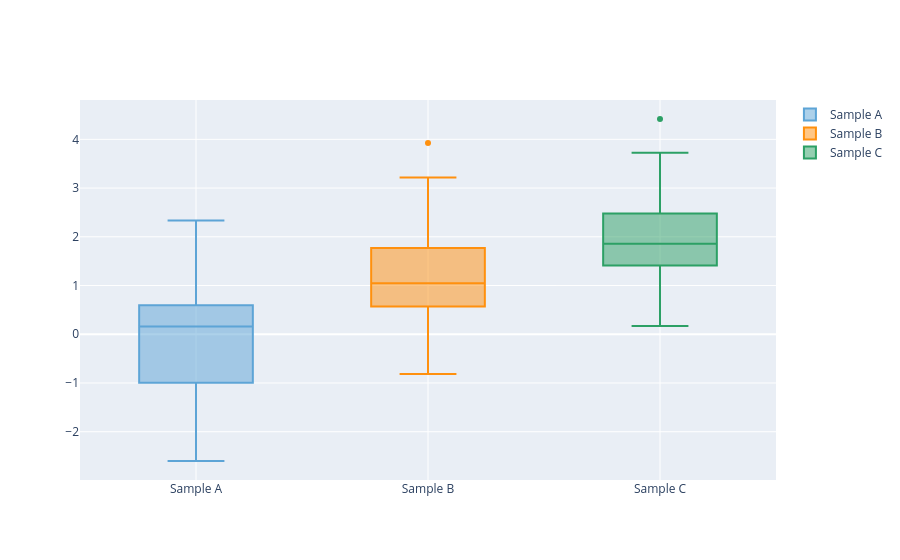

Write notebook code for a chart like this one.
### Code cell
import pandas as pd
import numpy as np
import matplotlib.pyplot as plt
import plotly.express as px
import plotly.graph_objects as go
import jupyter


y0 = np.random.randn(50)
y1 = np.random.randn(50) + 1
y2 = np.random.randn(50) + 2

fig = go.Figure()
fig.add_trace(go.Box(y=y0, name='Sample A'))
fig.add_trace(go.Box(y=y1, name='Sample B'))
fig.add_trace(go.Box(y=y2, name='Sample C'))

fig.show()

### Figure 1 — Plotly figure (JSON) as saved in the notebook; plotly's stock layout.template omitted (floating-point values rounded to 4 significant figures)
{"data": [{"boxpoints": "outliers", "fillcolor": "rgba(93, 164, 214, 0.5)", "line": {"color": "rgb(93, 164, 214)", "width": 2}, "name": "Sample A", "type": "box", "y": [0.5024, -1.372, -1.03, 0.4997, 0.5014, -0.7677, 0.5946, 0.06052, 1.953, -0.6303, 0.4918, -1.522, 0.4928, -1.12, -0.7545, -0.3071, -1.196, 0.2902, -0.7363, -1.266, 0.07578, -2.298, 0.7849, -1.402, 0.3028, 0.3464, -1.167, -0.9927, 1.186, 0.8694, -1.545, -0.7897, 1.048, 1.409, -2.601, 0.9033, 0.4731, 0.5536, -0.1977, 1.79, -1.508, -0.304, 2.335, -0.8744, 0.3542, -0.2646, 1.86, 1.18, 0.2411, 0.9319]}, {"boxpoints": "outliers", "fillcolor": "rgba(255, 144, 14, 0.5)", "line": {"color": "rgb(255, 144, 14)", "width": 2}, "name": "Sample B", "type": "box", "y": [1.084, 3.163, 0.1365, 0.1205, 0.02676, 0.02032, 0.3494, 1.54, 0.4527, 1.855, 1.267, 1.813, -0.8145, 0.8436, 1.704, 2.35, 1.343, 0.8549, 1.126, -0.222, 2.336, 1.073, 2.598, 3.012, 0.3704, 1.771, 1.902, 0.5706, 0.7468, 3.926, 0.9467, 1.39, 1.736, 1.007, 1.32, 0.7606, 3.216, 1.334, -0.2207, 0.7944, 0.8465, 1.829, 1.024, 0.8113, -0.7489, 0.2004, 2.258, 0.7635, 1.567, 0.6324]}, {"boxpoints": "outliers", "fillcolor": "rgba(44, 160, 101, 0.5)", "line": {"color": "rgb(44, 160, 101)", "width": 2}, "name": "Sample C", "type": "box", "y": [1.947, 2.83, 0.6825, 3.476, 1.125, 2.085, 1.591, 2.988, 1.411, 2.025, 2.686, 1.642, 0.1694, 2.335, 1.541, 2.469, 2.503, 2.495, 2.192, 1.522, 4.417, 2.479, 2.419, 2.066, 1.565, 2.943, 1.395, 1.673, 1.544, 0.927, 0.6081, 2.615, 3.726, 1.791, 2.306, 0.9907, 1.938, 1.013, 1.808, 1.14, 1.513, 0.6616, 1.815, 2.955, 1.492, 1.953, 1.286, 1.901, 2.85, 1.293]}], "layout": {"plot_bgcolor": "rgb(233, 238, 245)", "xaxis": {"gridcolor": "white"}, "yaxis": {"gridcolor": "white"}}}
